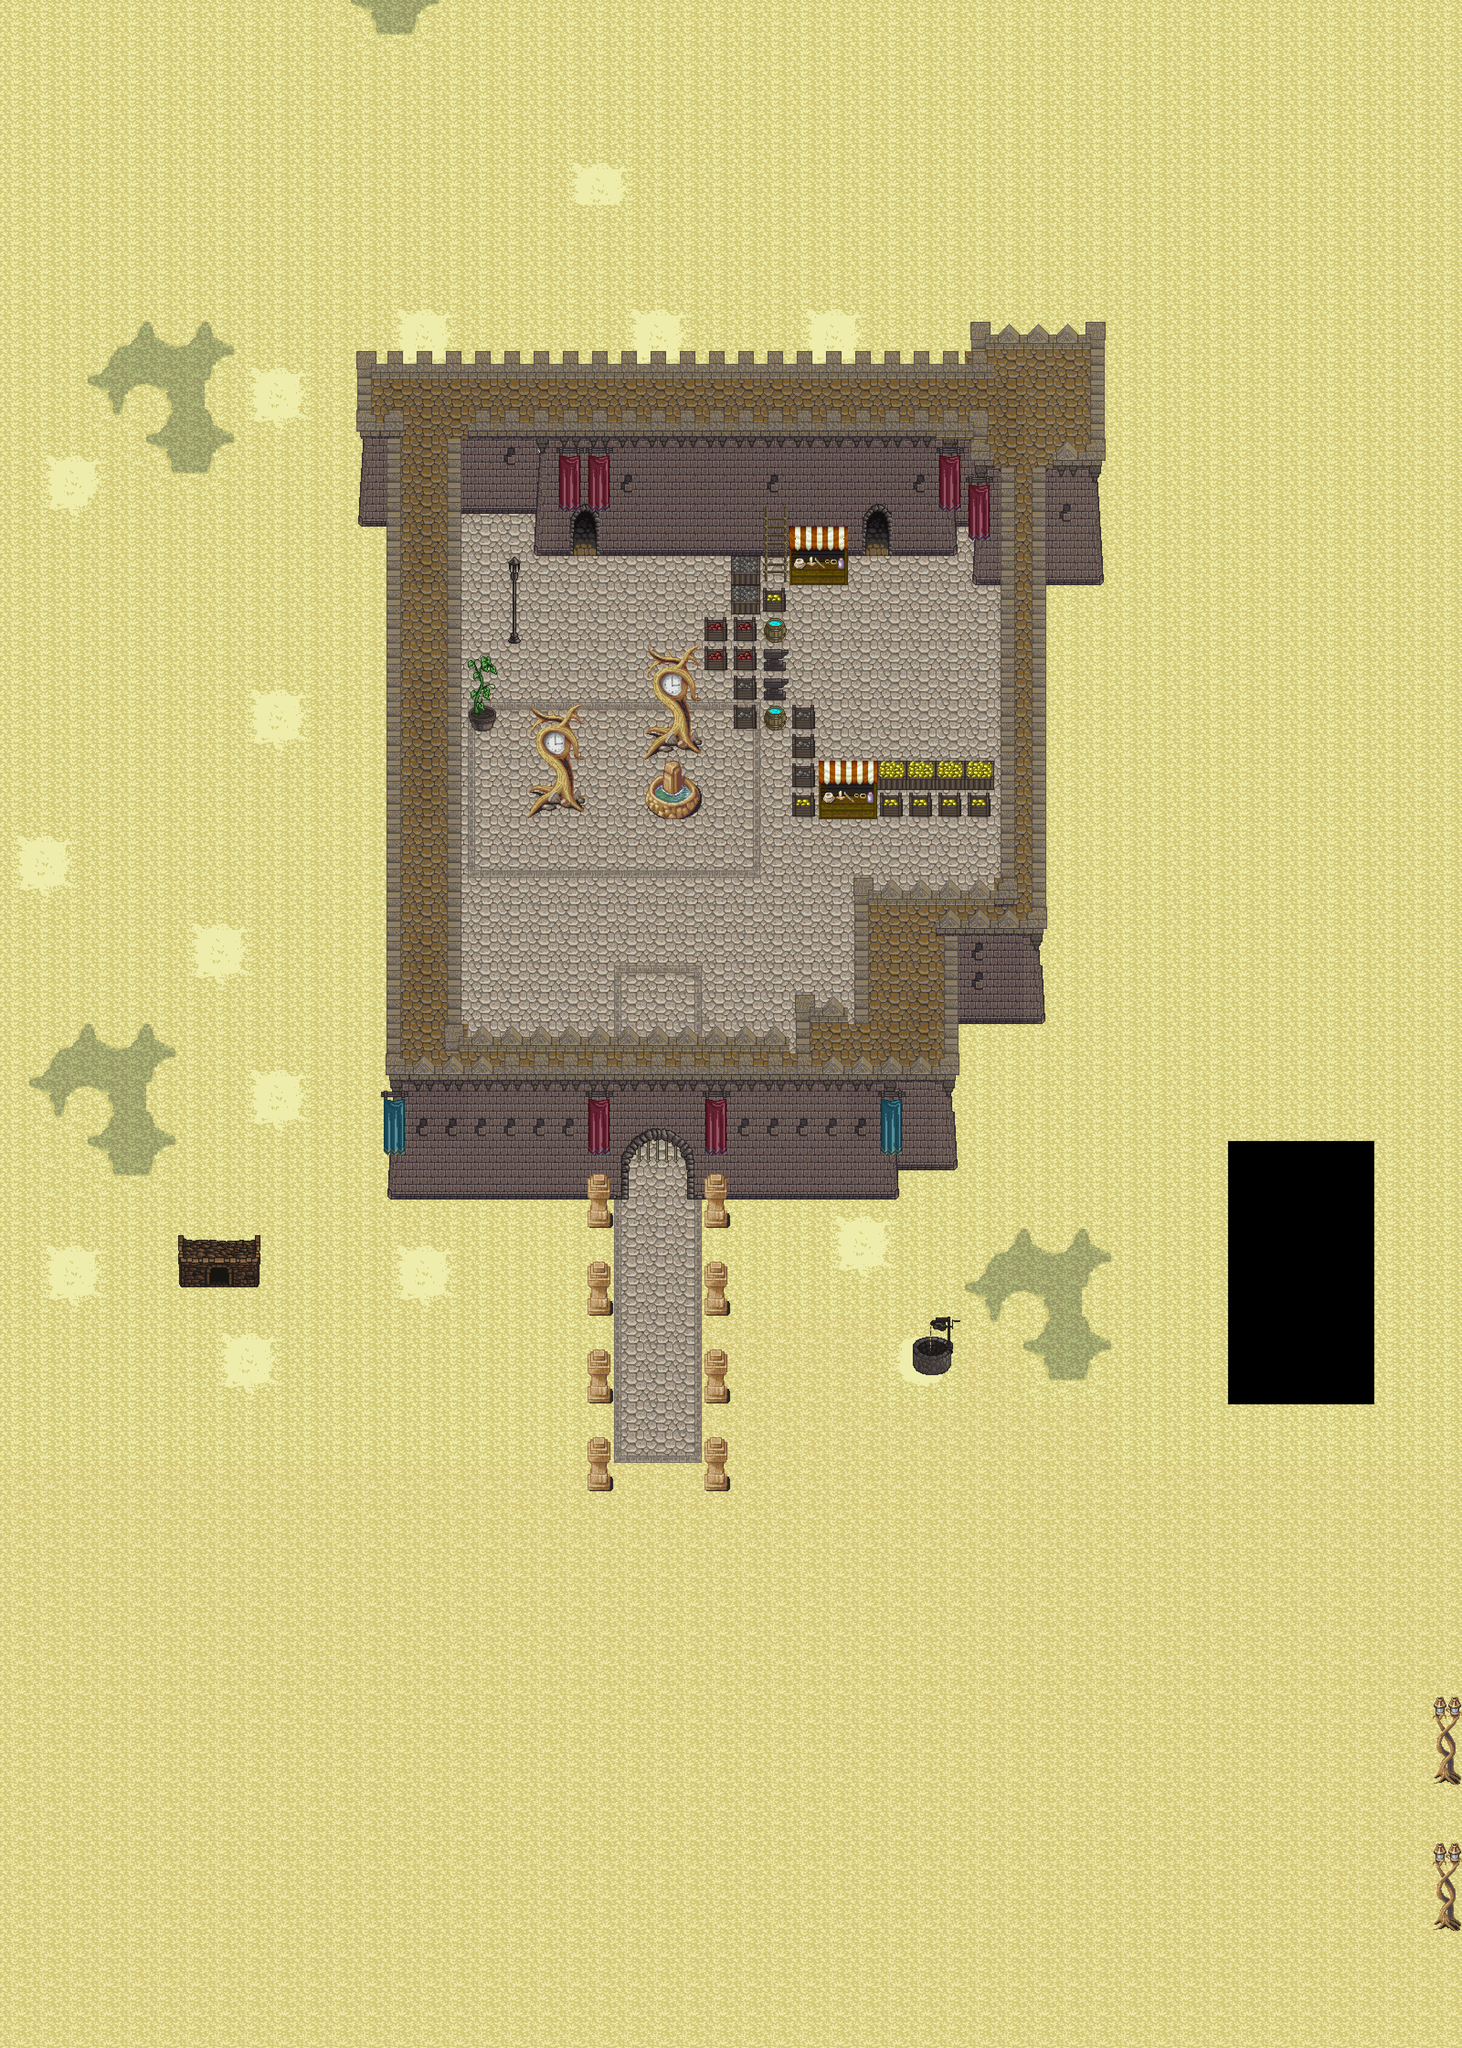

This is a level from a 2D game, rendered from its Tiled map with the project's own tilesets. A one-line summary and the map file follow, with tile-layer data summarised:
An orthogonal 50x70 tile map with 64x64 px tiles, 6 tile layers (Background 1, Background 2, Under Entities, Entity Layer, ...), 5 tilesets and 62 objects (2x onTouch).

<map version="1.0" orientation="orthogonal" width="50" height="70" tilewidth="64" tileheight="64">
 <tileset firstgid="1" name="hyptosis_tile-art-batch-1" tilewidth="64" tileheight="64">
  <image source="test/hyptosis_tile-art-batch-1.png" width="1920" height="1920" />
 </tileset>
 <tileset firstgid="901" name="Castle2" tilewidth="64" tileheight="64">
  <image source="test/Castle2.png" width="1024" height="1024" />
 </tileset>
 <tileset firstgid="1157" name="hyptosis_til-art-batch-2" tilewidth="64" tileheight="64">
  <image source="test/hyptosis_til-art-batch-2.png" width="1920" height="1920" />
 </tileset>
 <tileset firstgid="2057" name="hyptosis_tile-art-batch-3" tilewidth="64" tileheight="64">
  <image source="test/hyptosis_tile-art-batch-3.png" width="1920" height="1920" />
 </tileset>
 <tileset firstgid="2957" name="hyptosis_tile-art-batch-4" tilewidth="64" tileheight="64">
  <image source="test/hyptosis_tile-art-batch-4.png" width="1920" height="1920" />
 </tileset>
 <layer name="Background 1" width="50" height="70">
  <data>[3500 cells, 3303 non-empty, 48 distinct tile ids]</data>
 </layer>
 <layer name="Background 2" width="50" height="70">
  <data>[3500 cells, 41 non-empty, 14 distinct tile ids]</data>
 </layer>
 <layer name="Under Entities" width="50" height="70">
  <data>[3500 cells, 18 non-empty, 7 distinct tile ids]</data>
 </layer>
 <layer name="Entity Layer" width="50" height="70" opacity="0.97">
  <data>[3500 cells, 402 non-empty, 71 distinct tile ids]</data>
 </layer>
 <layer name="Above entities" width="50" height="70">
  <data>[3500 cells, 55 non-empty, 19 distinct tile ids]</data>
 </layer>
 <layer name="Highest" width="50" height="70">
  <data>[3500 cells, 18 non-empty, 6 distinct tile ids]</data>
 </layer>
 <objectgroup name="Collisions" width="50" height="70">
  <object x="1414" y="1605" width="116" height="40" />
  <object x="1414" y="1734" width="116" height="50" />
  <object x="1158" y="1734" width="118" height="44" />
  <object x="1030" y="1549" width="54" height="51" />
  <object x="1737" y="1665" width="437" height="119" />
  <object x="1601" y="1281" width="122" height="315" />
  <object x="1733" y="1539" width="54" height="118" />
  <object x="1540" y="1347" width="52" height="119" />
  <object x="1729" y="1214" width="125" height="64" />
  <object x="1247" y="1096" width="63" height="119" />
  <object x="1316" y="959" width="568" height="251" />
  <object x="1161" y="960" width="83" height="254" />
  <object x="1954" y="958" width="138" height="250" />
  <object x="1602" y="1215" width="123" height="60" />
  <object x="1286" y="2652" width="49" height="29" />
  <object x="1545" y="2650" width="48" height="32" />
  <object x="1543" y="2840" width="48" height="33" />
  <object x="1286" y="2842" width="53" height="33" />
  <object x="1544" y="3032" width="48" height="32" />
  <object x="1287" y="3034" width="47" height="30" />
  <object x="840" y="776" width="162" height="1588" />
  <object x="1761" y="2312" width="190" height="147" />
  <object x="2035" y="2312" width="59" height="240" />
  <object x="851" y="2367" width="524" height="176" />
  <object x="1497" y="2367" width="580" height="185" />
  <object x="1110" y="1381" width="28" height="20" />
  <object x="1999" y="2959" width="82" height="32" />
  <object x="394" y="2778" width="173" height="32" />
  <object x="1004" y="771" width="1408" height="125" />
  <object x="2128" y="901" width="288" height="374" />
  <object x="2190" y="1256" width="101" height="754" />
  <object x="1872" y="1923" width="415" height="307" />
  <object x="1884" y="2238" width="211" height="120" />
  <object x="985" y="961" width="223" height="158" />
  <object x="1859" y="928" width="130" height="149" />
  <object x="2085" y="969" width="52" height="171" />
  <object x="1293" y="2498" width="86" height="61" />
  <object x="1221" y="2511" width="101" height="42" />
  <object x="1136" y="2515" width="113" height="34" />
  <object x="1287" y="3225" width="49" height="32" />
  <object x="1544" y="3225" width="48" height="32" />
  <object x="3147" y="3869" width="47" height="25" />
  <object x="3147" y="4192" width="43" height="21" />
 </objectgroup>
 <objectgroup name="Boundaries" width="50" height="70">
  <object x="1150" y="1535" width="133" height="253" />
  <object x="1018" y="1431" width="72" height="173" />
  <object x="1412" y="1668" width="119" height="119" />
  <object x="1412" y="1413" width="119" height="244" />
  <object x="1540" y="2564" width="57" height="121" />
  <object x="1284" y="2564" width="56" height="119" />
  <object x="1283" y="2755" width="57" height="121" />
  <object x="1539" y="2755" width="57" height="120" />
  <object x="1285" y="2949" width="56" height="120" />
  <object x="1538" y="2947" width="58" height="121" />
  <object x="1091" y="1220" width="56" height="183" />
  <object x="1986" y="2882" width="124" height="124" />
  <object x="387" y="2690" width="187" height="123" />
  <object x="1283" y="3138" width="59" height="122" />
  <object x="1539" y="3139" width="58" height="122" />
  <object x="3141" y="3715" width="56" height="183" />
  <object x="3143" y="4037" width="52" height="180" />
 </objectgroup>
 <objectgroup name="Events" width="50" height="70">
  <object name="WarpInside" type="onTouch" x="1256" y="1125" width="46" height="94">
   <properties>
    <property name="runScript" value="20" />
   </properties>
  </object>
  <object name="to forest" type="onTouch" x="3141" y="3912" width="51" height="240">
   <properties>
    <property name="runScript" value="45" />
   </properties>
  </object>
 </objectgroup>
</map>
